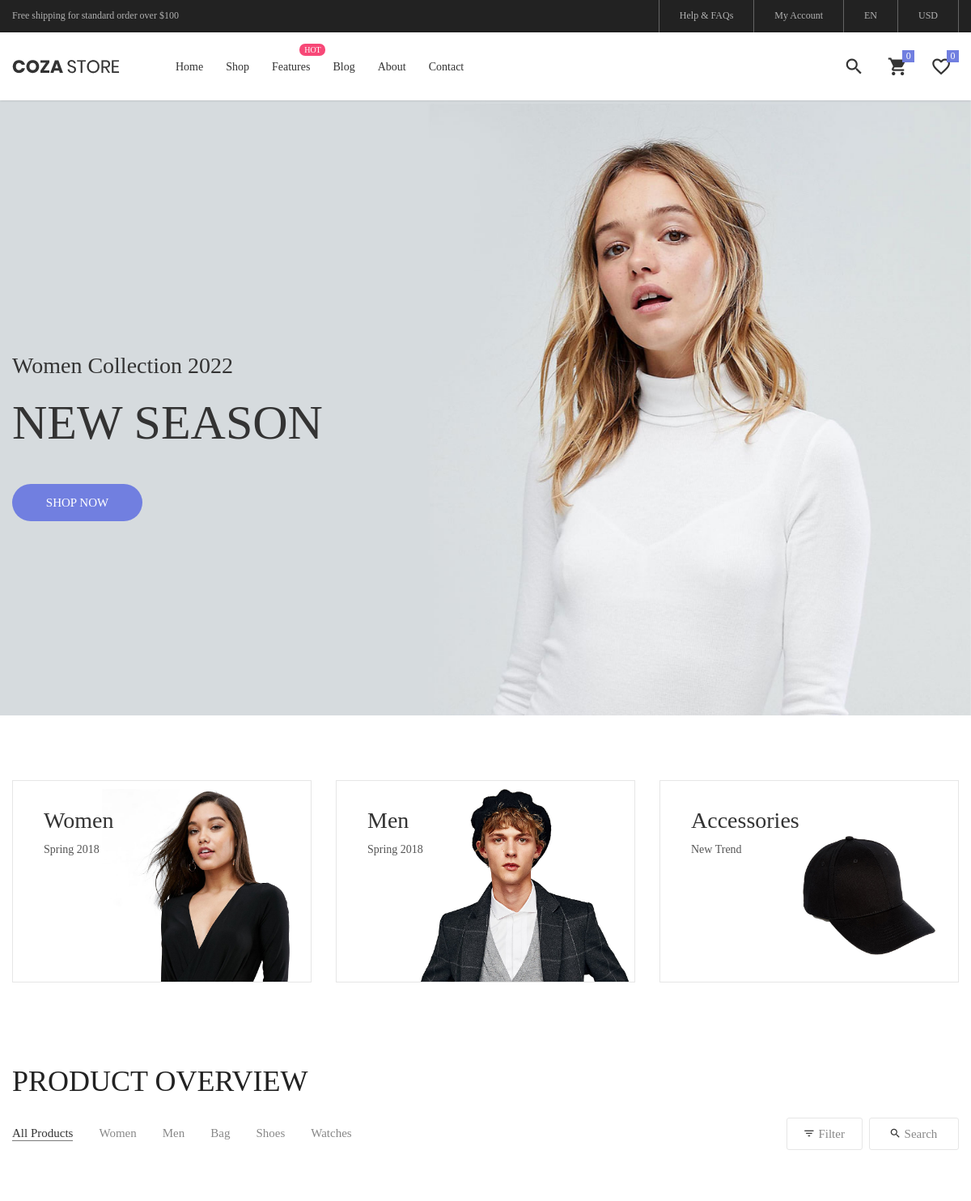
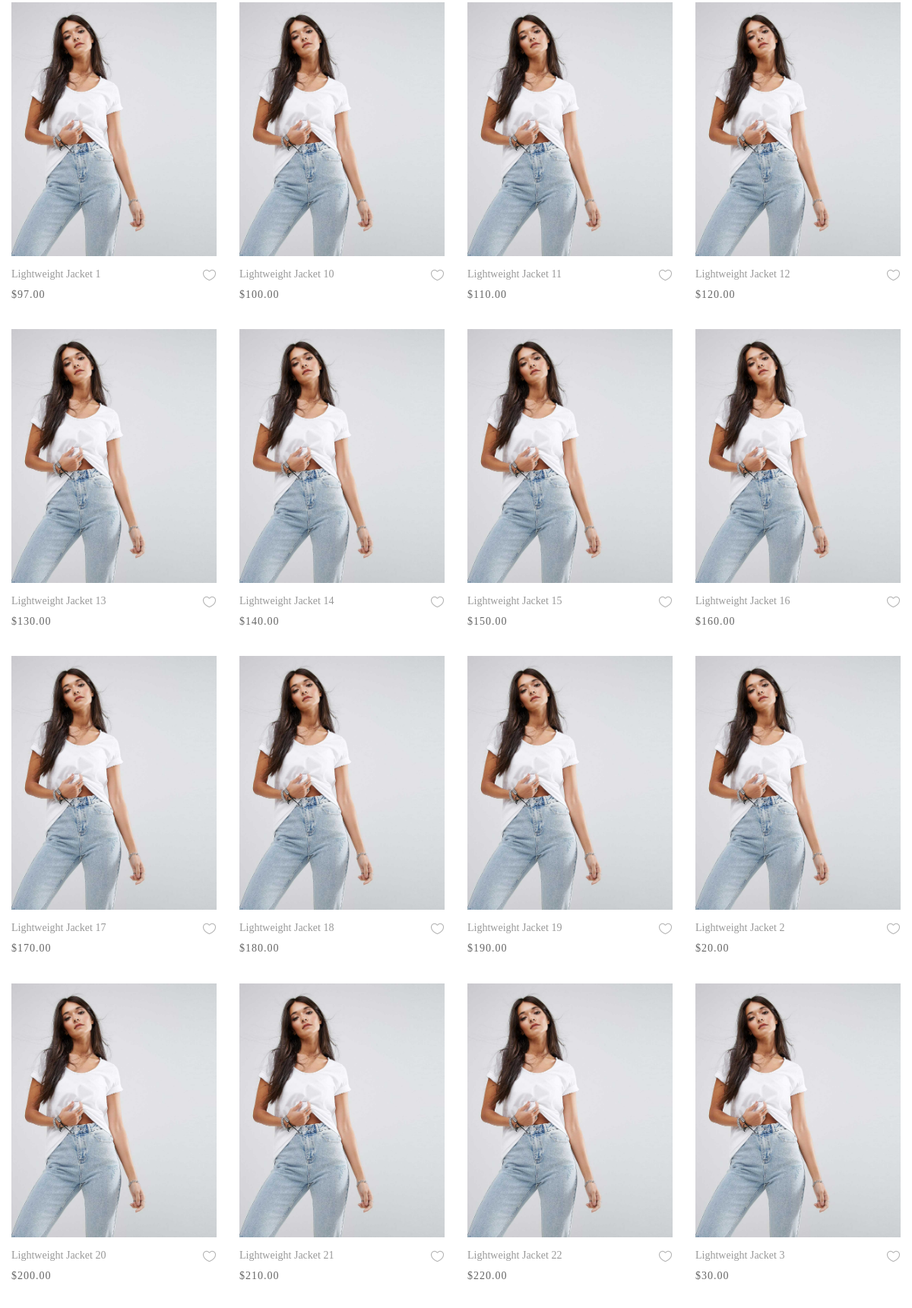
The page / (upper part) on the database its author committed (2 pictures, top to bottom).
### ShopApp/models.py (models this page shows, shortened)
class Product(models.Model):
    category = models.ForeignKey(Category, related_name='products', on_delete=models.CASCADE)
    name = models.CharField(max_length=200, db_index=True)
    slug = models.SlugField(max_length=200, db_index=True)
    image = models.ImageField(upload_to='products/%Y/%m/%d', blank=True)
    description = models.TextField(blank=True)
    price = models.DecimalField(max_digits=10, decimal_places=2)
    stock = models.PositiveIntegerField()
    available = models.BooleanField(default=True)
    created = models.DateTimeField(auto_now_add=True)
    updated = models.DateTimeField(auto_now=True)
    class Meta:
        ordering = ('name',)
        verbose_name = 'Товар'
        verbose_name_plural = 'Товары'
        index_together = (('id', 'slug'),)

### ShopApp/views.py (the view)
# urls.py: path('', views.Index.as_view(), name='index'),
class Index(ListView):
    model = Product
    template_name = 'ShopApp/index.html'

### templates/ShopApp/index.html (shortened to what this page needs)
{% extends 'ShopApp/include/base.html' %}
{% load static %}
    {% block content %}
	<section class="section-slide">
		<div class="wrap-slick1">
			<div class="slick1">
				<div class="item-slick1" style="background-image: url({% static 'images/slide-01.jpg' %});">
					<div class="container h-full">
						<div class="flex-col-l-m h-full p-t-100 p-b-30 respon5">
							<div class="layer-slick1 animated visible-false" data-appear="fadeInDown" data-delay="0">
								<span class="ltext-101 cl2 respon2">
									Women Collection 2022
								</span>
							</div>
							<div class="layer-slick1 animated visible-false" data-appear="fadeInUp" data-delay="800">
								<h2 class="ltext-201 cl2 p-t-19 p-b-43 respon1">
									NEW SEASON
								</h2>
							</div>
							<div class="layer-slick1 animated visible-false" data-appear="zoomIn" data-delay="1600">
								<a href="product.html" class="flex-c-m stext-101 cl0 size-101 bg1 bor1 hov-btn1 p-lr-15 trans-04">
									Shop Now
								</a>
							</div>
						</div>
					</div>
				</div>
			</div>
		</div>
	</section>
	<div class="sec-banner bg0 p-t-80 p-b-50">
		<div class="container">
			<div class="row">
				<div class="col-md-6 col-xl-4 p-b-30 m-lr-auto">
					<div class="block1 wrap-pic-w">
						<img src="{% static 'images/banner-01.jpg' %}" alt="IMG-BANNER">
						<a href="product.html" class="block1-txt ab-t-l s-full flex-col-l-sb p-lr-38 p-tb-34 trans-03 respon3">
							<div class="block1-txt-child1 flex-col-l">
								<span class="block1-name ltext-102 trans-04 p-b-8">
									Women
								</span>
								<span class="block1-info stext-102 trans-04">
									Spring 2018
								</span>
							</div>
						</a>
					</div>
				</div>
				<div class="col-md-6 col-xl-4 p-b-30 m-lr-auto">
					<div class="block1 wrap-pic-w">
						<img src="{% static 'images/banner-02.jpg' %}" alt="IMG-BANNER">
						<a href="product.html" class="block1-txt ab-t-l s-full flex-col-l-sb p-lr-38 p-tb-34 trans-03 respon3">
							<div class="block1-txt-child1 flex-col-l">
								<span class="block1-name ltext-102 trans-04 p-b-8">
									Men
								</span>
								<span class="block1-info stext-102 trans-04">
									Spring 2018
								</span>
							</div>
						</a>
					</div>
				</div>
				<div class="col-md-6 col-xl-4 p-b-30 m-lr-auto">
					<div class="block1 wrap-pic-w">
						<img src="{% static 'images/banner-03.jpg' %}" alt="IMG-BANNER">
						<a href="product.html" class="block1-txt ab-t-l s-full flex-col-l-sb p-lr-38 p-tb-34 trans-03 respon3">
							<div class="block1-txt-child1 flex-col-l">
								<span class="block1-name ltext-102 trans-04 p-b-8">
									Accessories
								</span>
								<span class="block1-info stext-102 trans-04">
									New Trend
								</span>
							</div>
						</a>
					</div>
				</div>
			</div>
		</div>
	</div>
	<section class="bg0 p-t-23 p-b-140">
		<div class="container">
			<div class="p-b-10">
				<h3 class="ltext-103 cl5">
					Product Overview
				</h3>
			</div>
			<div class="flex-w flex-sb-m p-b-52">
				<div class="flex-w flex-l-m filter-tope-group m-tb-10">
					<button class="stext-106 cl6 hov1 bor3 trans-04 m-r-32 m-tb-5 how-active1" data-filter="*">
						All Products
					</button>
					<button class="stext-106 cl6 hov1 bor3 trans-04 m-r-32 m-tb-5" data-filter=".women">
						Women
					</button>
					<button class="stext-106 cl6 hov1 bor3 trans-04 m-r-32 m-tb-5" data-filter=".men">
						Men
					</button>
					<button class="stext-106 cl6 hov1 bor3 trans-04 m-r-32 m-tb-5" data-filter=".bag">
						Bag
					</button>
					<button class="stext-106 cl6 hov1 bor3 trans-04 m-r-32 m-tb-5" data-filter=".shoes">
						Shoes
					</button>
					<button class="stext-106 cl6 hov1 bor3 trans-04 m-r-32 m-tb-5" data-filter=".watches">
						Watches
					</button>
				</div>
				<div class="flex-w flex-c-m m-tb-10">
					<div class="flex-c-m stext-106 cl6 size-104 bor4 pointer hov-btn3 trans-04 m-r-8 m-tb-4 js-show-filter">
						<i class="icon-filter cl2 m-r-6 fs-15 trans-04 zmdi zmdi-filter-list"></i>
						 Filter
					</div>
					<div class="flex-c-m stext-106 cl6 size-105 bor4 pointer hov-btn3 trans-04 m-tb-4 js-show-search">
						<i class="icon-search cl2 m-r-6 fs-15 trans-04 zmdi zmdi-search"></i>
						Search
					</div>
				</div>
			</div>
			<div class="row isotope-grid">
                {% for product in product_list %}
				    <div class="col-sm-6 col-md-4 col-lg-3 p-b-35 isotope-item {{ product.category.slug }}">
					<div class="block2">
						<div class="block2-pic hov-img0">
							<img src="{{ product.image.url }}" alt="IMG-PRODUCT">
						</div>
						<div class="block2-txt flex-w flex-t p-t-14">
							<div class="block2-txt-child1 flex-col-l ">
								<a href="{% url 'detail_product' product.slug %}" class="stext-104 cl4 hov-cl1 trans-04 js-name-b2 p-b-6">
									{{ product.name }}
								</a>
								<span class="stext-105 cl3">
									${{ product.price }}
								</span>
							</div>
							<div class="block2-txt-child2 flex-r p-t-3">
								<a href="#" class="btn-addwish-b2 dis-block pos-relative js-addwish-b2">
									<img class="icon-heart1 dis-block trans-04" src="{% static 'images/icons/icon-heart-01.png' %}" alt="ICON">
								</a>
							</div>
						</div>
					</div>
				</div>
                {% endfor %}
			</div>
		</div>
	</section>
   {% endblock %}

### ShopApp/static/css/main.css (style rules this page uses)
.container { max-width: 1380px; }
@media (max-width: 1600px) { .container { max-width: 1200px; } }
.slick-slide { outline: none !important; }
.wrap-slick1 { position: relative; }
.item-slick1 { height: calc(100vh - 40px); background-size: cover; background-repeat: no-repeat; background-position: center center; }
.block1 { position: relative; border: 1px solid #e6e6e6; }
.block1-txt { background-color: rgba(103,117,214,0.0); }
.block1-name { color: #333; }
.block1-info { color: #555; }
.block2-pic { position: relative; }
.block2-txt-child1 { width: calc(100% - 30px); }
.block2-txt-child2 { width: 30px; }
.cl0 { color: #fff; }
.cl2 { color: #333; }
.cl3 { color: #666; }
.cl4 { color: #999; }
.cl5 { color: #222; }
.cl6 { color: #888; }
.stext-101 { font-family: Poppins-Medium; font-size: 15px; line-height: 1.466667; text-transform: uppercase; }
.stext-102 { font-family: Poppins-Regular; font-size: 14px; line-height: 1.7; }
.stext-104 { font-family: Poppins-Regular; font-size: 14px; line-height: 1.466667; }
.stext-105 { font-family: Poppins-Regular; font-size: 14px; line-height: 1.466667; letter-spacing: 1px; }
.stext-106 { font-family: Poppins-Regular; font-size: 15px; line-height: 1.2; }
.ltext-101 { font-family: Poppins-Regular; font-size: 28px; line-height: 1.2857; }
.ltext-102 { font-family: Poppins-Bold; font-size: 28px; line-height: 1.1; }
.ltext-103 { font-family: Poppins-Bold; font-size: 36px; line-height: 1.1; text-transform: uppercase; }
.ltext-201 { font-family: PlayfairDisplay-Bold; font-size: 60px; line-height: 1.1; text-transform: uppercase; }
.size-101 { min-width: 161px; height: 46px; }
.size-104 { min-width: 94px; height: 40px; }
.size-105 { min-width: 111px; height: 40px; }
.bg0 { background-color: #fff; }
.bg1 { background-color: #717fe0; }
.bor1 { border-radius: 23px; }
.bor3 { border-bottom: 1px solid transparent; }
.bor4 { border: 1px solid #e6e6e6; border-radius: 3px; }
.how-active1 { color: #333; border-color: #797979; }
.hov-img0 { display: block; overflow: hidden; }
.hov-img0 img { width: 100%; -webkit-transition: transform 0.9s ease; -o-transition: transform 0.9s ease; -moz-transition: transform 0.9s ease; transition: transform 0.9s ease; }

### rows shown on the page
Product: image (picture), name "Lightweight Jacket 1", price "97.00"
Product: image (picture), name "Lightweight Jacket 10", price "100.00"
Product: image (picture), name "Lightweight Jacket 11", price "110.00"
Product: image (picture), name "Lightweight Jacket 12", price "120.00"
Product: image (picture), name "Lightweight Jacket 13", price "130.00"
Product: image (picture), name "Lightweight Jacket 14", price "140.00"
Product: image (picture), name "Lightweight Jacket 15", price "150.00"
Product: image (picture), name "Lightweight Jacket 16", price "160.00"
Product: image (picture), name "Lightweight Jacket 17", price "170.00"
Product: image (picture), name "Lightweight Jacket 18", price "180.00"
Product: image (picture), name "Lightweight Jacket 19", price "190.00"
Product: image (picture), name "Lightweight Jacket 2", price "20.00"
Product: image (picture), name "Lightweight Jacket 20", price "200.00"
Product: image (picture), name "Lightweight Jacket 21", price "210.00"
Product: image (picture), name "Lightweight Jacket 22", price "220.00"
Product: image (picture), name "Lightweight Jacket 3", price "30.00"
